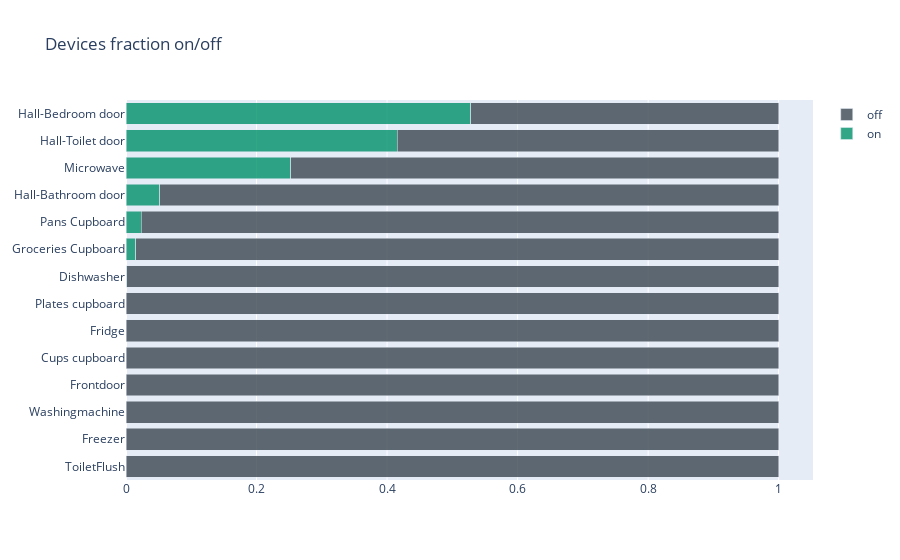

Source (notebook cell):
### Code cell
plt_dev.hist_on_off(data.df_dev_rep2.copy()).show()

### Figure 1 — Plotly figure (JSON) as saved in the notebook; plotly's stock layout.template omitted (floating-point values rounded to 4 significant figures)
{"data": [{"marker": {"color": "rgba(1, 144, 105, 0.8)"}, "name": "on", "orientation": "h", "type": "bar", "x": [6.082e-05, 0.0001454, 0.0002033, 0.0002121, 0.0002554, 0.0002912, 0.0005254, 0.001376, 0.01468, 0.02349, 0.05141, 0.2521, 0.4155, 0.5283], "y": ["ToiletFlush", "Freezer", "Washingmachine", "Frontdoor", "Cups cupboard", "Fridge", "Plates cupboard", "Dishwasher", "Groceries Cupboard", "Pans Cupboard", "Hall-Bathroom door", "Microwave", "Hall-Toilet door", "Hall-Bedroom door"]}, {"marker": {"color": "rgba(58, 71, 80, 0.8)"}, "name": "off", "orientation": "h", "type": "bar", "x": [0.9999, 0.9999, 0.9998, 0.9998, 0.9997, 0.9997, 0.9995, 0.9986, 0.9853, 0.9765, 0.9486, 0.7479, 0.5845, 0.4717], "y": ["ToiletFlush", "Freezer", "Washingmachine", "Frontdoor", "Cups cupboard", "Fridge", "Plates cupboard", "Dishwasher", "Groceries Cupboard", "Pans Cupboard", "Hall-Bathroom door", "Microwave", "Hall-Toilet door", "Hall-Bedroom door"]}], "layout": {"barmode": "stack", "title": {"text": "Devices fraction on/off"}}}
